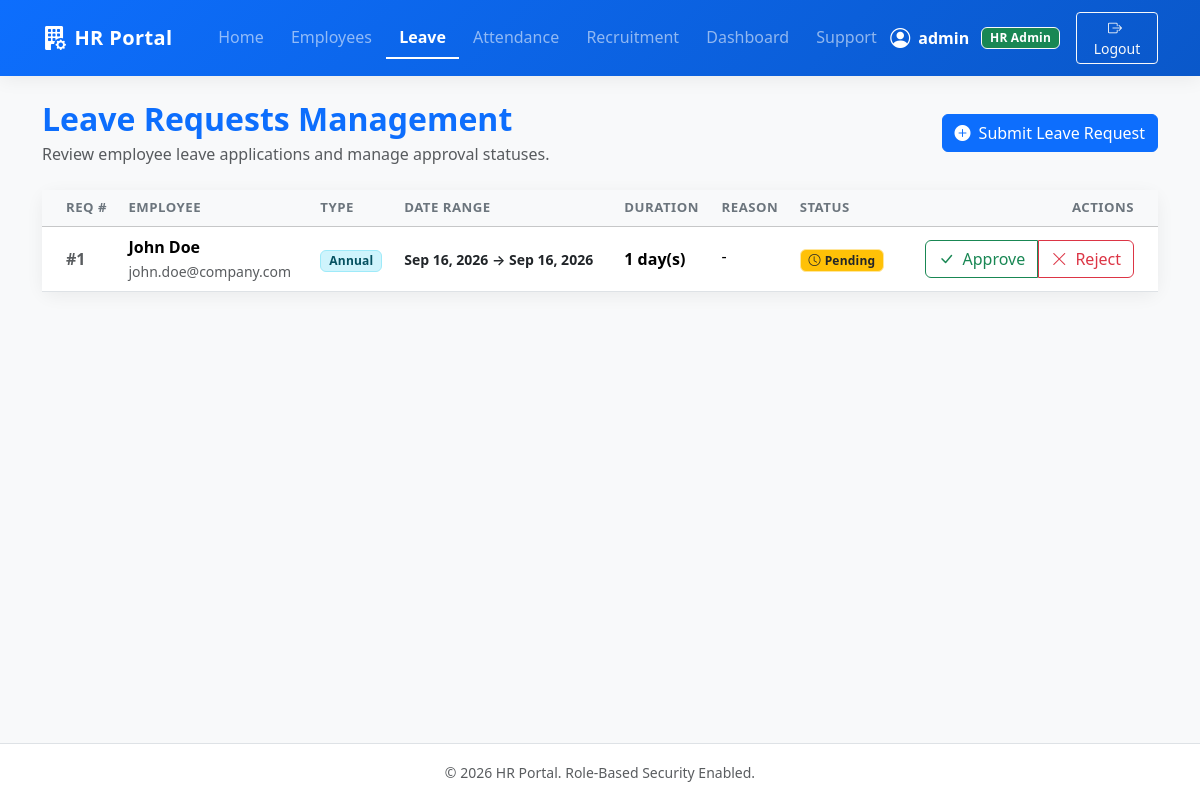
Screenshot of /leave (signed in) with the database file from the repository.
### models/user.py (models this page shows, shortened)
class User(UserMixin, db.Model):
    __tablename__ = 'users'
    id = db.Column(db.Integer, primary_key=True)
    username = db.Column(db.String(80), unique=True, nullable=False)
    email = db.Column(db.String(120), unique=True, nullable=False)
    password_hash = db.Column(db.String(255), nullable=False)
    role = db.Column(db.String(20), nullable=False, default='employee')  # 'hr' or 'employee'
    employee_id = db.Column(db.Integer, db.ForeignKey('employees.id'), nullable=True)

### models/leave.py (models this page shows, shortened)
class Leave(db.Model):
    __tablename__ = 'leaves'
    id = db.Column(db.Integer, primary_key=True)
    employee_id = db.Column(db.Integer, db.ForeignKey('employees.id'), nullable=False)
    leave_type = db.Column(db.String(50), nullable=False)
    start_date = db.Column(db.Date, nullable=False)
    end_date = db.Column(db.Date, nullable=False)
    reason = db.Column(db.Text, nullable=True)
    status = db.Column(db.String(20), nullable=False, default='Pending')
    @property
    def duration_days(self):
        if self.start_date and self.end_date:
            return (self.end_date - self.start_date).days + 1
        return 0

### models/employee.py (models this page shows, shortened)
class Employee(db.Model):
    __tablename__ = 'employees'
    id = db.Column(db.Integer, primary_key=True)
    name = db.Column(db.String(100), nullable=False)
    email = db.Column(db.String(120), unique=True, nullable=False)
    department = db.Column(db.String(80), nullable=True)
    position = db.Column(db.String(80), nullable=True)
    join_date = db.Column(db.Date, nullable=False, default=date.today)
    leaves = db.relationship('Leave', backref='employee', lazy=True, cascade='all, delete-orphan')
    attendances = db.relationship('Attendance', backref='employee', lazy=True, cascade='all, delete-orphan')
    user_account = db.relationship('User', backref='employee', uselist=False)

### app.py (the view)
    @app.route('/leave')
    @login_required
    def list_leaves():
        if current_user.role == 'hr':
            leaves = Leave.query.order_by(Leave.id.desc()).all()
        else:
            if current_user.employee_id:
                leaves = Leave.query.filter_by(employee_id=current_user.employee_id).order_by(Leave.id.desc()).all()
            else:
                leaves = []
        return render_template('leave/list.html', leaves=leaves)

### templates/leave/list.html (shortened to what this page needs)
{% extends "base.html" %}
{% block content %}
<div class="d-flex justify-content-between align-items-center mb-4">
    <div>
        <h2 class="fw-bold text-primary mb-1">Leave Requests Management</h2>
        <p class="text-muted mb-0">Review employee leave applications and manage approval statuses.</p>
    </div>
    <a href="{{ url_for('apply_leave') }}" class="btn btn-primary d-flex align-items-center gap-2">
        <i class="bi bi-plus-circle-fill"></i>
        <span>Submit Leave Request</span>
    </a>
</div>
{% if leaves %}
<div class="card border-0 shadow-sm">
    <div class="card-body p-0">
        <div class="table-responsive">
            <table class="table table-hover align-middle mb-0">
                <thead class="table-light">
                    <tr>
                        <th scope="col" class="ps-4">Req #</th>
                        <th scope="col">Employee</th>
                        <th scope="col">Type</th>
                        <th scope="col">Date Range</th>
                        <th scope="col">Duration</th>
                        <th scope="col">Reason</th>
                        <th scope="col">Status</th>
                        {% if current_user.role == 'hr' %}
                        <th scope="col" class="text-end pe-4">Actions</th>
                        {% endif %}
                    </tr>
                </thead>
                <tbody>
                    {% for req in leaves %}
                    <tr>
                        <td class="ps-4 fw-semibold text-muted">#{{ req.id }}</td>
                        <td>
                            <div class="fw-bold">{{ req.employee.name if req.employee else 'Unknown' }}</div>
                            <small class="text-muted">{{ req.employee.email if req.employee else '' }}</small>
                        </td>
                        <td>
                            <span class="badge bg-info-subtle text-info-emphasis border border-info-subtle px-2 py-1">
                                {{ req.leave_type }}
                            </span>
                        </td>
                        <td>
                            <small class="d-block text-dark fw-semibold">
                                {{ req.start_date.strftime('%b %d, %Y') }} &rarr; {{ req.end_date.strftime('%b %d, %Y') }}
                            </small>
                        </td>
                        <td>
                            <span class="fw-semibold">{{ req.duration_days }} day(s)</span>
                        </td>
                        <td>
                            <span class="text-truncate d-inline-block" style="max-width: 180px;" title="{{ req.reason or 'No reason provided' }}">
                                {{ req.reason or '-' }}
                            </span>
                        </td>
                        <td>
                            {% if req.status == 'Pending' %}
                                <span class="badge bg-warning text-dark border border-warning-subtle">
                                    <i class="bi bi-clock me-1"></i>Pending
                                </span>
                            {% elif req.status == 'Approved' %}
                                <span class="badge bg-success">
                                    <i class="bi bi-check-circle-fill me-1"></i>Approved
                                </span>
                            {% elif req.status == 'Rejected' %}
                                <span class="badge bg-danger">
                                    <i class="bi bi-x-circle-fill me-1"></i>Rejected
                                </span>
                            {% endif %}
                        </td>
                        {% if current_user.role == 'hr' %}
                        <td class="text-end pe-4">
                            {% if req.status == 'Pending' %}
                            <div class="btn-group btn-group-sm" role="group">
                                <form action="{{ url_for('approve_leave', id=req.id) }}" method="POST" class="d-inline">
                                    <button type="submit" class="btn btn-outline-success rounded-end-0" title="Approve Request">
                                        <i class="bi bi-check-lg me-1"></i> Approve
                                    </button>
                                </form>
                                <form action="{{ url_for('reject_leave', id=req.id) }}" method="POST" class="d-inline">
                                    <button type="submit" class="btn btn-outline-danger rounded-start-0" title="Reject Request">
                                        <i class="bi bi-x-lg me-1"></i> Reject
                                    </button>
                                </form>
                            </div>
                            {% else %}
                            <span class="text-muted small">Status Finalized</span>
                            {% endif %}
                        </td>
                        {% endif %}
                    </tr>
                    {% endfor %}
                </tbody>
            </table>
        </div>
    </div>
</div>
{% endif %}
{% endblock %}

### templates/base.html (shortened to what this page needs)
<!DOCTYPE html>
<html lang="en">
<head>
    <link href="https://cdn.jsdelivr.net/npm/bootstrap@5.3.3/dist/css/bootstrap.min.css" rel="stylesheet">
    <link href="https://cdn.jsdelivr.net/npm/bootstrap-icons@1.11.3/font/bootstrap-icons.min.css" rel="stylesheet">
    <link rel="stylesheet" href="{{ url_for('static', filename='css/style.css') }}">
</head>
<body>
    <nav class="navbar navbar-expand-lg navbar-dark bg-primary shadow-sm">
        <div class="container">
            <a class="navbar-brand d-flex align-items-center gap-2" href="{{ url_for('index') }}">
                <i class="bi bi-building-fill-gear fs-4"></i>
                <span>HR Portal</span>
            </a>
            <div class="collapse navbar-collapse" id="navbarNav">
                <ul class="navbar-nav me-auto ms-lg-3">
                    {% if current_user.is_authenticated %}
                        <li class="nav-item">
                            <a class="nav-link {% if request.endpoint == 'index' %}active{% endif %}" href="{{ url_for('index') }}">Home</a>
                        </li>
                        {% if current_user.role == 'hr' %}
                            <li class="nav-item">
                                <a class="nav-link {% if request.endpoint in ['list_employees', 'add_employee', 'edit_employee'] %}active{% endif %}" href="{{ url_for('list_employees') }}">Employees</a>
                            </li>
                            <li class="nav-item">
                                <a class="nav-link {% if request.endpoint in ['list_leaves', 'apply_leave'] %}active{% endif %}" href="{{ url_for('list_leaves') }}">Leave</a>
                            </li>
                            <li class="nav-item">
                                <a class="nav-link {% if request.endpoint in ['list_attendance', 'mark_attendance'] %}active{% endif %}" href="{{ url_for('list_attendance') }}">Attendance</a>
                            </li>
                            <li class="nav-item">
                                <a class="nav-link {% if request.endpoint in ['list_jobs', 'add_job', 'job_details', 'add_candidate', 'job_matches'] %}active{% endif %}" href="{{ url_for('list_jobs') }}">Recruitment</a>
                            </li>
                            <li class="nav-item">
                                <a class="nav-link {% if request.endpoint == 'dashboard' %}active{% endif %}" href="{{ url_for('dashboard') }}">Dashboard</a>
                            </li>
                            <li class="nav-item">
                                <a class="nav-link {% if request.endpoint in ['list_tickets', 'create_ticket'] %}active{% endif %}" href="{{ url_for('list_tickets') }}">Support</a>
                            </li>
                        {% endif %}
                    {% endif %}
                </ul>
                <ul class="navbar-nav ms-auto align-items-center gap-2">
                    {% if current_user.is_authenticated %}
                        <li class="nav-item d-flex align-items-center gap-2 text-white">
                            <i class="bi bi-person-circle fs-5"></i>
                            <span class="fw-bold me-1">{{ current_user.username }}</span>
                            {% if current_user.role == 'hr' %}
                                <span class="badge bg-success text-white border border-light">HR Admin</span>
                            {% else %}
                                <span class="badge bg-warning text-dark border border-light">Employee</span>
                            {% endif %}
                        </li>
                        <li class="nav-item">
                            <a href="{{ url_for('logout') }}" class="btn btn-outline-light btn-sm ms-2">
                                <i class="bi bi-box-arrow-right me-1"></i> Logout
                            </a>
                        </li>
                    {% else %}
                        <li class="nav-item">
                            <a href="{{ url_for('login') }}" class="btn btn-light btn-sm text-primary fw-bold px-3">
                                <i class="bi bi-box-arrow-in-right me-1"></i> Sign In
                            </a>
                        </li>
                    {% endif %}
                </ul>
            </div>
        </div>
    </nav>
    <main class="container my-4">
        {% block content %}
        {% endblock %}
    </main>
    <footer class="py-3 border-top text-center text-muted">
        <div class="container">
            <small>&copy; 2026 HR Portal. Role-Based Security Enabled.</small>
        </div>
    </footer>
</body>
</html>

### static/css/style.css (style rules this page uses)
:root { --primary-color: #0d6efd; --primary-dark: #0a58ca; --primary-light: #e7f1ff; --secondary-bg: #f8f9fa; --card-border-radius: 12px; --card-shadow: 0 4px 18px rgba(0, 0, 0, 0.06); --hover-shadow: 0 8px 25px rgba(13, 110, 253, 0.12); }
body { background-color: var(--secondary-bg); font-family: 'Segoe UI', system-ui, -apple-system, BlinkMacSystemFont, Roboto, sans-serif; color: #212529; min-height: 100vh; display: flex; flex-direction: column; -webkit-font-smoothing: antialiased; }
main { flex: 1; }
.navbar { padding-top: 0.75rem; padding-bottom: 0.75rem; background: linear-gradient(135deg, #0d6efd 0%, #0a58ca 100%) !important; }
.navbar-brand { font-size: 1.25rem; font-weight: 700; letter-spacing: 0.4px; }
.nav-link { font-weight: 500; padding-left: 0.85rem !important; padding-right: 0.85rem !important; transition: color 0.15s ease-in-out; }
.nav-link.active { font-weight: 600; border-bottom: 2px solid #ffffff; }
.card { border-radius: var(--card-border-radius); transition: transform 0.2s ease, box-shadow 0.2s ease; }
.shadow-sm { box-shadow: var(--card-shadow) !important; }
.table th { font-size: 0.825rem; font-weight: 700; text-transform: uppercase; letter-spacing: 0.5px; color: #6c757d; }
.badge { font-weight: 600; letter-spacing: 0.2px; }
footer { background-color: #ffffff; border-top: 1px solid #e9ecef; }

### rows the page displays
User: username "admin"
Leave: id "1", employee "John Doe", employee "john.doe@company.com", leave_type "Annual", start_date "Sep 16, 2026", end_date "Sep 16, 2026", duration_days "1", reason "-", status "Pending" (drawn)
